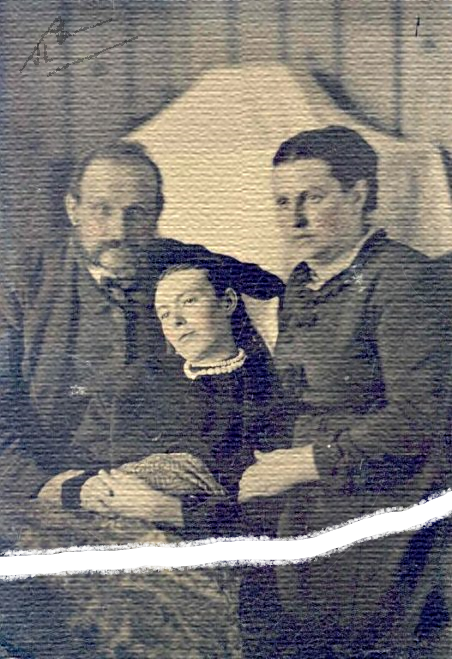
#> input picture HW4/4/P4/post-mortem_4.png, 452 x 659 px
$ python d.py
#> lines starting #> are read from the running program, lines starting #| are printed output that depends on the picture; after the words box and inside, x2 and y2 are one past the last pixel; in counts of white or black regions, pixels touching at a corner belong together
import matplotlib.pyplot as plt
import numpy as np
import cv2
from scipy import ndimage, misc

def img_dft(img, plot=False):
    f = np.fft.fft2(img)
    f_shift = np.fft.fftshift(f)
    f_abs = np.abs(f_shift) + 1
    f_bounded = 20 * np.log10(f_abs)
    f_img = 255 * f_bounded / np.max(f_bounded)
    f_img = f_img.astype(np.uint8)
    if plot:
        plt.imshow(f_img, cmap="gray")
        plt.title("Image spectrum")
        plt.show()
    return f_shift,f_img

def img_idft(f_shift, plot=True):
    f = np.fft.fftshift(f_shift)
    inv_img = np.fft.ifft2(f)
    inv_img = np.abs(inv_img)
    inv_img -= np.min(inv_img)
    inv_img = inv_img / np.max(inv_img) * 255
    inv_img = inv_img.astype(np.uint8)
    if plot:
        plt.imshow(inv_img, cmap="gray")
        plt.title("Inverse image")
        plt.show()
    return inv_img

def gaussian_kernel(dimension_x, dimension_y, sigma_x, sigma_y):
    x = cv2.getGaussianKernel(dimension_x, sigma_x)
    y = cv2.getGaussianKernel(dimension_y, sigma_y)
    kernel = x.dot(y.T)
    kernel = (kernel - kernel.min()) / (kernel.max() - kernel.min())
    return kernel

def wgif(p, I, r, r2, e, same_shape=True):
    if not(same_shape):
        I = np.repeat(I[:, :, np.newaxis], 3, axis=2)

    # size of kernel
    r = 2 * r - 1
    r2 = 2 * r2 - 1
    # cv2.blur is a mean filter
    mean_I = cv2.blur(I,(r,r))
    mean_I2 = cv2.blur(I,(r2,r2))
    mean_p = cv2.blur(p,(r,r))
    corr_I = cv2.blur(np.multiply(I,I),(r,r))
    corr_I2 = cv2.blur(np.multiply(I,I),(r2,r2))
    corr_p = cv2.blur(np.multiply(I,p),(r,r))
    var_I = corr_I - np.multiply(mean_I,mean_I)
    var_I2 = corr_I2 - np.multiply(mean_I2, mean_I2)
    cov_Ip = corr_p - np.multiply(mean_I,mean_p)
    landa = (0.001*1)**2
    si = (1 / (p.shape[0] * p.shape[1]) ) * (var_I2 + landa) * np.sum(np.reciprocal(var_I2+ landa))
    a = np.divide(cov_Ip,(var_I+e/si))
    b = mean_p - np.multiply(a, mean_I)
    mean_a = cv2.blur(a,(r,r))
    mean_b = cv2.blur(b,(r,r))
    q = np.multiply(mean_a,I) + mean_b
    # In case that same_shape == False, we might get out of bounds a little
    return q


if __name__ == "__main__":
    img = cv2.imread("P4/post-mortem_4.png")
#> img is the input picture: shape (659, 452, 3); mean B, G, R 114.8, 115.6, 119.3
    img = cv2.cvtColor(img, cv2.COLOR_BGR2RGB)
    mask = cv2.cvtColor(img,cv2.COLOR_RGB2GRAY)
    mask[mask>254] = 1
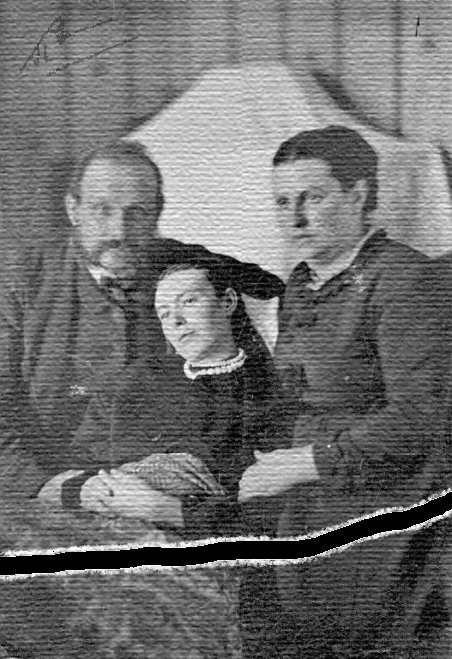
#> mask: shape (659, 452); min 0, max 254, mean 109.7
    mask[mask!=1] = 0
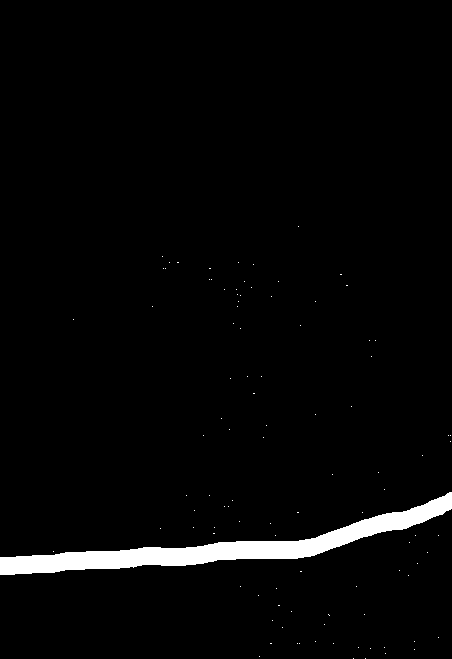
#> mask: shape (659, 452); values 0 (black) and 1 (white), 2.8% white; 101 white regions (100 under 20 px), largest, box (x1, y1, x2, y2) and area: (0, 492, 452, 575) 8099
    kernel = np.ones((15, 15), np.uint8)
    mask = cv2.dilate(mask, kernel, iterations=1)
#> mask: shape (659, 452); values 0 (black) and 1 (white), 11.2% white; 46 white regions, largest, box (x1, y1, x2, y2) and area: (0, 485, 452, 582) 16721, (202, 261, 259, 314) 1442, (179, 488, 247, 529) 1311
    img = cv2.inpaint(img, mask.astype("uint8"), 20, cv2.INPAINT_TELEA)

    plt.imshow(img)
    plt.show()

    f_shift = np.zeros(img.shape,dtype="complex")
    for c in range(3):
        f_shift[:,:,c], f_img = img_dft(img[:,:,c])
#> this loop made 3 passes
#> pass 1, in img_dft, `f_bounded = 20 * np.log10(f_abs)`:
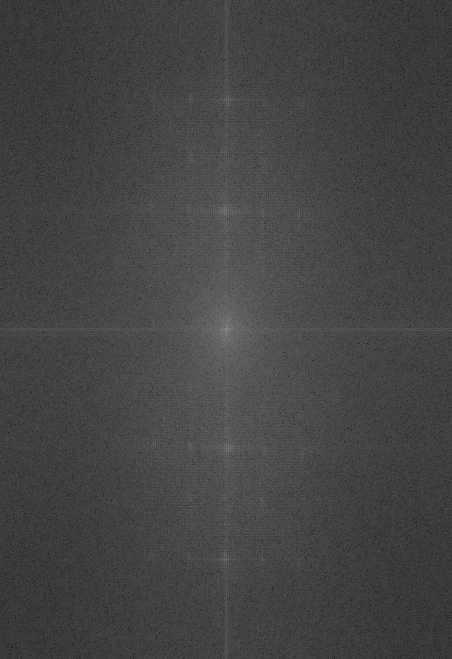
#> f_bounded: shape (659, 452) float64; min 20.99, max 150.6, mean 68.6
#> pass 1, in img_dft, `f_img = 255 * f_bounded / np.max(f_bounded)`:
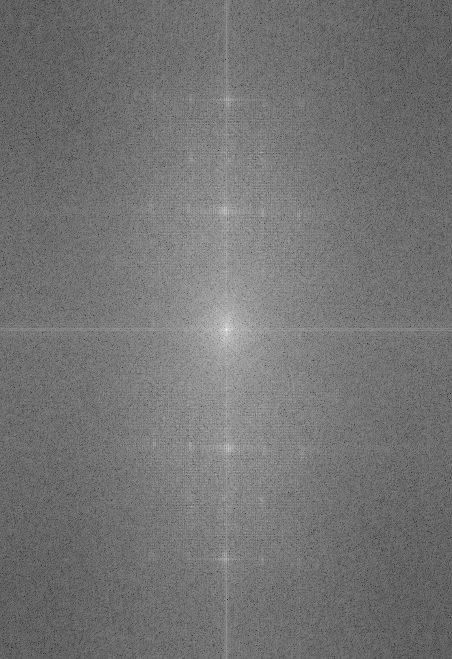
#> f_img: shape (659, 452) float64; min 35.53, max 255, mean 116.2


    h = gaussian_kernel(f_shift.shape[0], f_shift.shape[1], 40, 400)
    h = (h - h.min()) / (h.max() - h.min())
    plt.imshow(h, cmap="gray")
    plt.show()
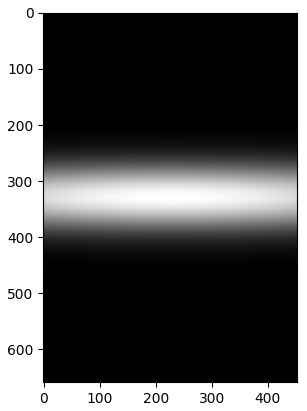
#> figure drawn by matplotlib, 1 panel

    i_image = np.zeros(img.shape)
    for c in range(3):
        f_filtered = h * f_shift[:,:,c]
        i_image[:,:,c] = img_idft(f_filtered,plot=False)
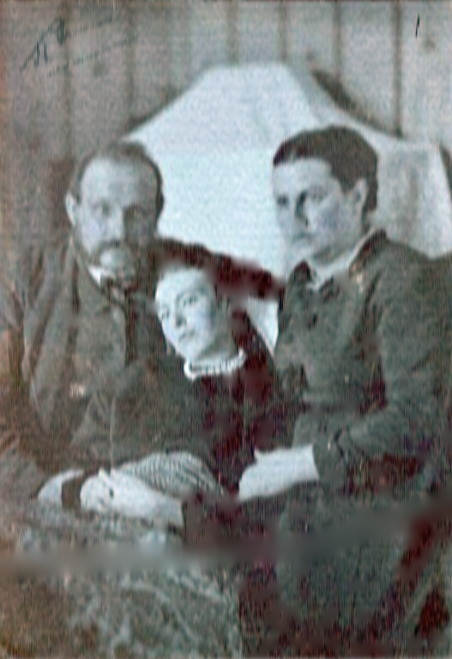
#> i_image: shape (659, 452, 3) float64; mean of channels 0, 1, 2 116.1, 117.8, 115.4; drawn as B, G, R

    plt.imshow(i_image/255)
    plt.show()
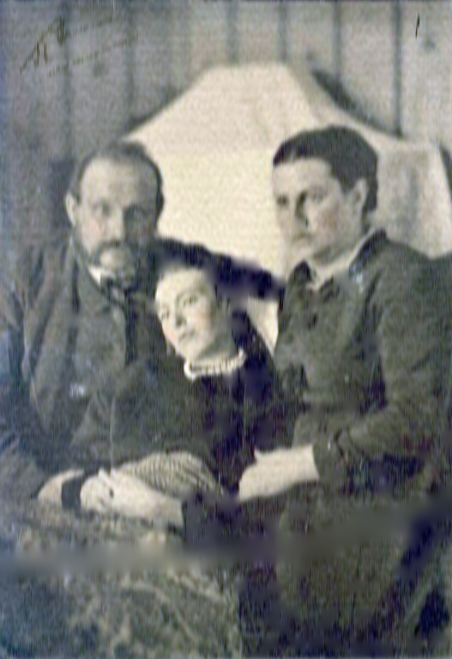
#> shown: shape (659, 452, 3) float64; mean R, G, B 0.455, 0.462, 0.453

$ run again, with HW4/4/P4/post-mortem_1.png copied over HW4/4/P4/post-mortem_4.png
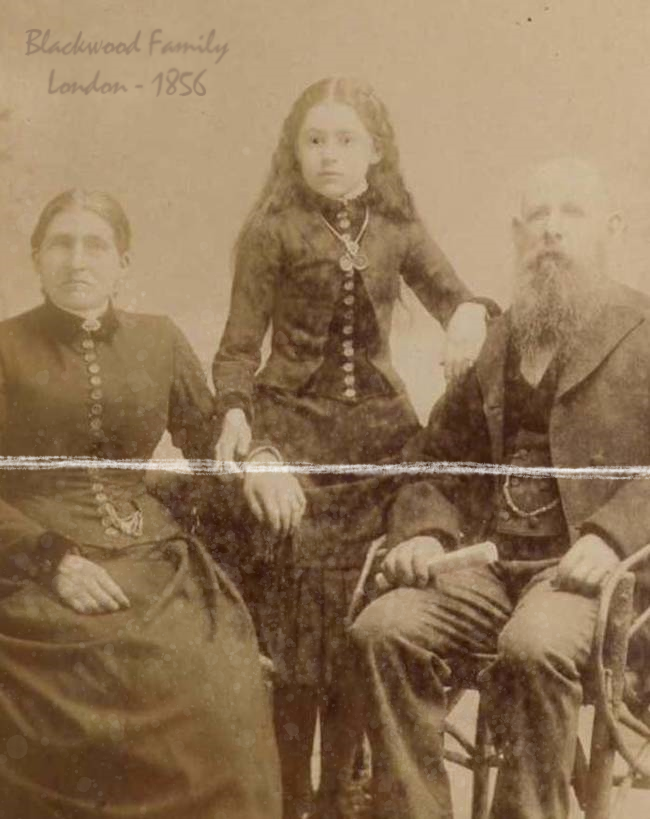
#> input picture HW4/4/P4/post-mortem_1.png, 650 x 819 px
#> img is the input picture: shape (819, 650, 3); mean B, G, R 88, 118.5, 144.6
#> after the loop `for c in range(3):`:
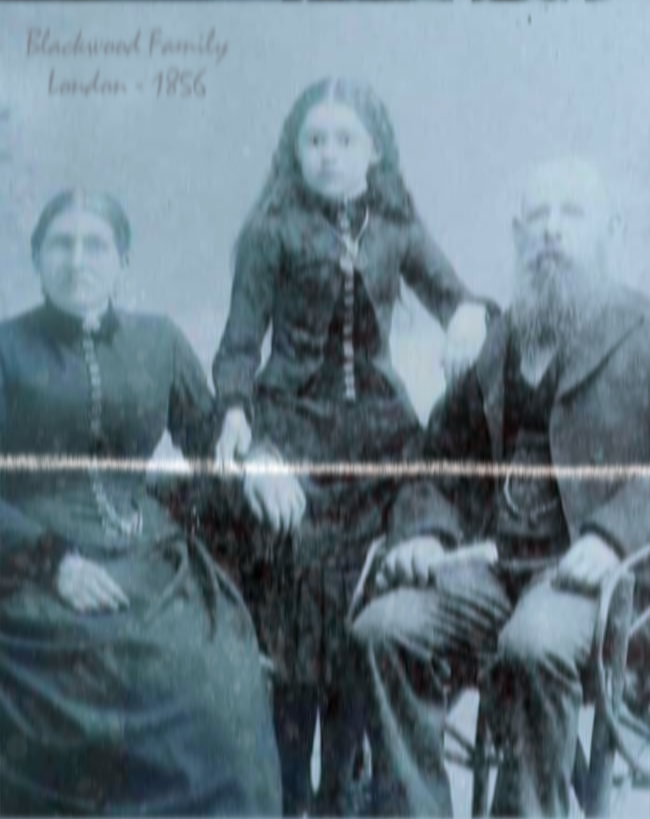
#> i_image: shape (819, 650, 3) float64; mean of channels 0, 1, 2 134.6, 123.6, 103.6; drawn as B, G, R
#> `plt.show()`:
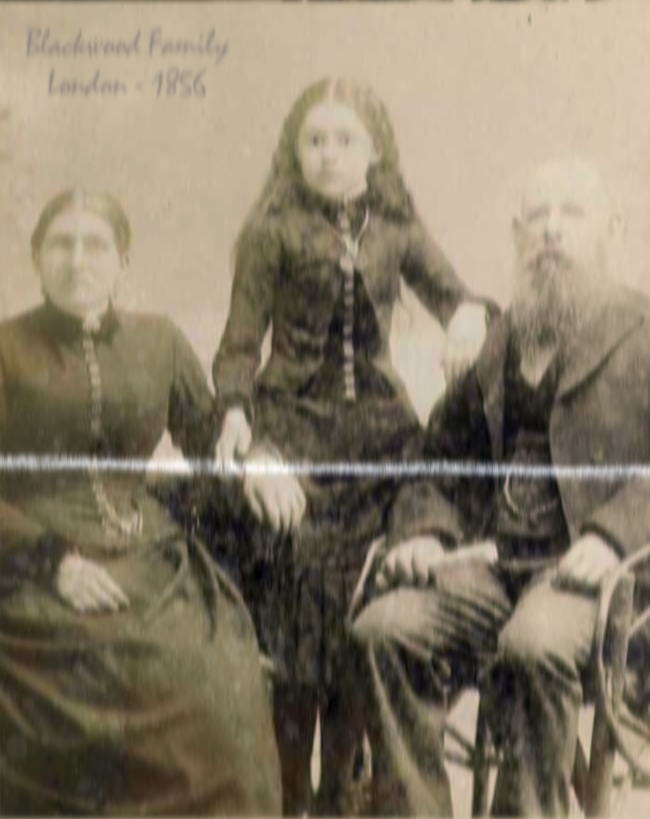
#> shown: shape (819, 650, 3) float64; mean R, G, B 0.528, 0.485, 0.406

$ run again, with HW4/4/P4/post-mortem_3.png copied over HW4/4/P4/post-mortem_4.png
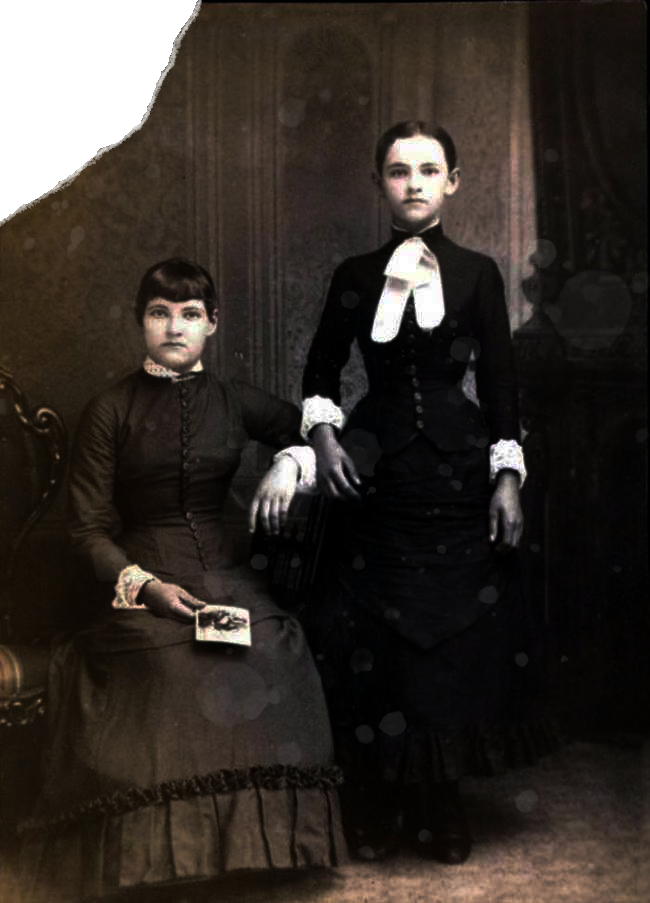
#> input picture HW4/4/P4/post-mortem_3.png, 650 x 903 px
#> img is the input picture: shape (903, 650, 3); mean B, G, R 40.5, 45.7, 52.2
#> `mask[mask!=1] = 0`:
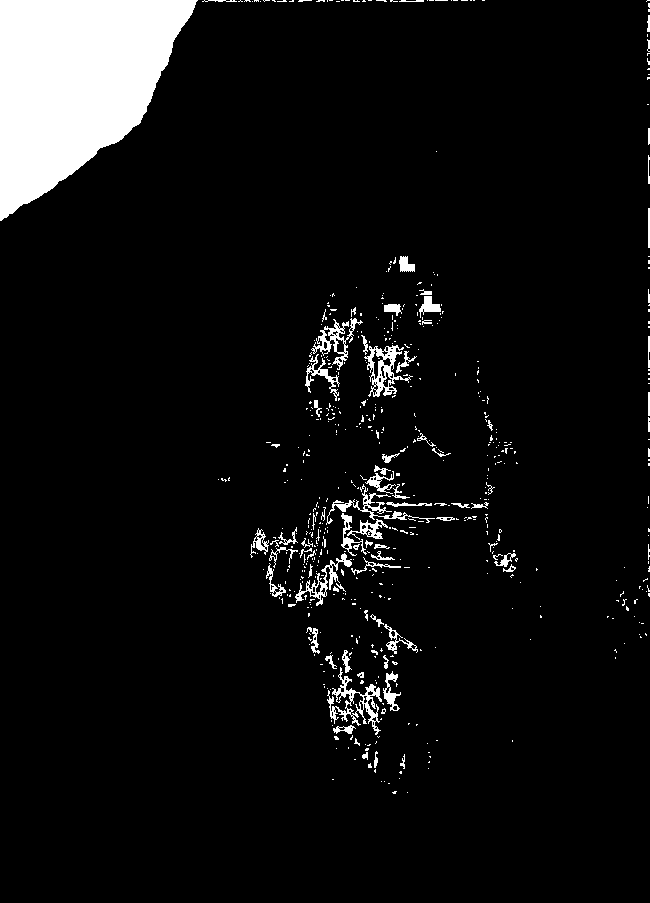
#> mask: shape (903, 650); values 0 (black) and 1 (white), 6.7% white; 584 white regions (502 under 20 px), largest, box (x1, y1, x2, y2) and area: (0, 0, 198, 221) 27760, (327, 667, 382, 735) 985, (364, 345, 413, 397) 876
#> `plt.show()`:
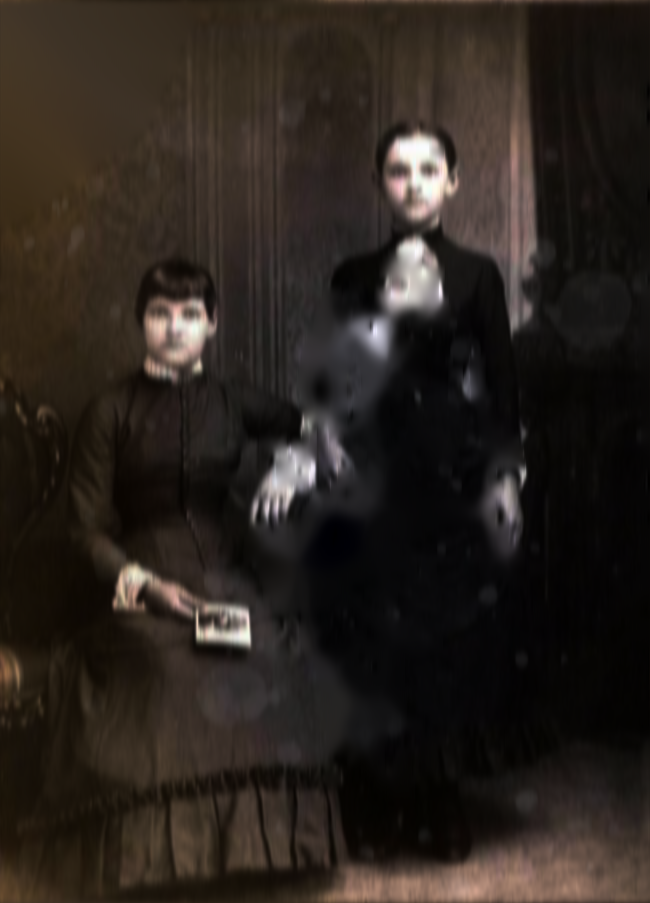
#> shown: shape (903, 650, 3) float64; mean R, G, B 0.166, 0.139, 0.118
